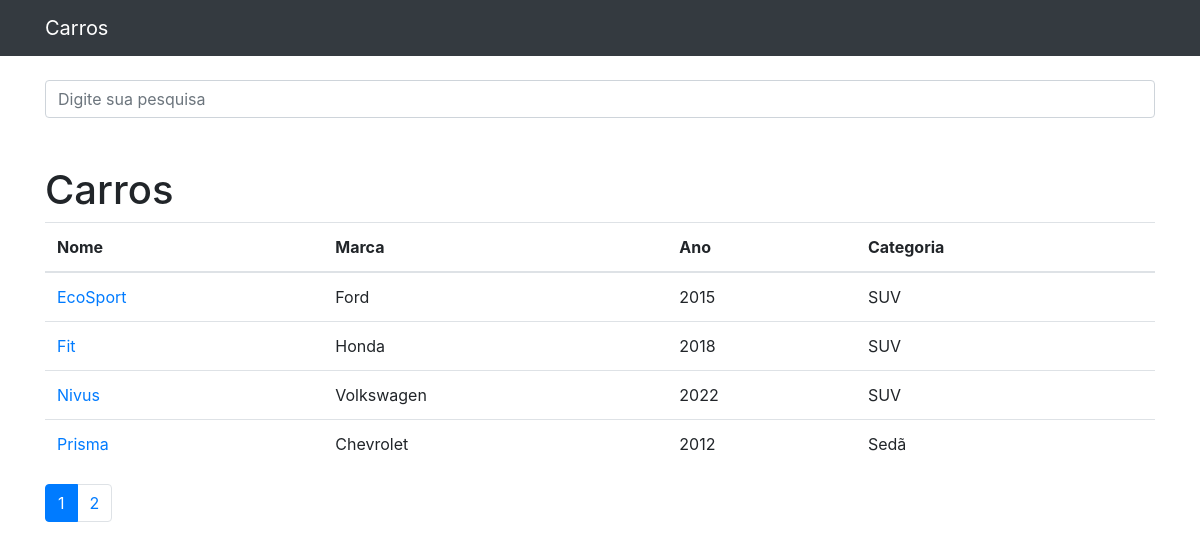
The page / on the database its author committed.
### carro/models.py (models this page shows, shortened)
class Carro(models.Model):
    nome = models.CharField(max_length=255)
    marca = models.CharField(max_length=255)
    ano = models.CharField(max_length=4)
    categoria = models.ForeignKey(Categoria, on_delete=models.DO_NOTHING)

class Categoria(models.Model):
    categoria = models.CharField(max_length=50)
    def __str__(self):
        return self.categoria

### carro/views.py (the view)
# urls.py: path('', views.index, name='index'),
def index(request):
    carros = Carro.objects.order_by('nome')
    paginator = Paginator(carros, 4) # Ele recebe o dicionario carros e faz uma paginação de 4 em 4 itens
    page = request.GET.get('p')
    carros = paginator.get_page(page)
    return render(request, 'carro/index.html', {
        'carros': carros
    })

### carro/templates/carro/index.html
{% extends 'carro/base.html' %}
{% block 'conteudo' %}
<h1 class="mt-5">Carros</h1>
        <table class="table">
          <thead>
            <tr>
              <th>Nome</th>
              <th>Marca</th>
              <th>Ano</th>
              <th>Categoria</th>
            </tr>
          </thead>
          <tbody>
            {% for carro in carros %}
              <tr>
                <td>
                  <a href="{% url 'detalhes' carro.id %}">{{carro.nome}}</a>
                </td>
                <td>{{carro.marca}}</td>
                <td>{{carro.ano}}</td>
                <td>{{carro.categoria}}</td>
            </tr>
            {% endfor %}
          </tbody>
        </table>
        <nav aria-label="Page navigation example">
          <ul class="pagination">
            {% for pagina in carros.paginator.page_range %}
            {% if carros.number == pagina %}
            <li class="page-item active">
            <a class="page-link" href="?p={{ pagina }}">{{pagina}}</a>
            </li>
            {% else %}
            <li class="page-item">
            <a class="page-link" href="?p={{ pagina }}">{{pagina}}</a>
            </li>
            {% endif %}
            {% endfor %}
          </ul>
        </nav>
{%endblock%}

### templates/carro/base.html (shortened to what this page needs)
{% load static %}
<!DOCTYPE html>
<html lang="pt">
<head>
  {% include 'parciais/_head.html' %}
</head>
<body>
  {% include 'parciais/_nav.html' %}
  <div class="container">
    <div class="row">
      <div class="col-lg-12">
        <br>
        {% if not 'account' in request.path %}
        <form method="get" action="{% url 'busca' %}">
          <div class="form-group row">
            <div class="col-12">
              <input class="form-control" type="search" value="" id="search-input" placeholder="Digite sua pesquisa"
                name="termo">
              {% endif %}
              {% block 'conteudo' %}
              {% endblock %}
            </div>
          </div>
      </div>
</body>
</html>

### templates/parciais/_head.html (shortened to what this page needs)
{% load static %}
<link href=" {% static 'vendor/bootstrap/css/bootstrap.min.css' %}" rel="stylesheet">

### templates/parciais/_nav.html (shortened to what this page needs)
<nav class="navbar navbar-expand-lg navbar-dark bg-dark static-top">
    <div class="container">
      <a class="navbar-brand" href="{% url 'index'%}">Carros</a>
    </div>
  </nav>

### rows shown on the page
Carro: nome "EcoSport", marca "Ford", ano "2015", categoria "SUV"
Carro: nome "Fit", marca "Honda", ano "2018", categoria "SUV"
Carro: nome "Nivus", marca "Volkswagen", ano "2022", categoria "SUV"
Carro: nome "Prisma", marca "Chevrolet", ano "2012", categoria "Sedã"

### other values the page prints
{{ pagina }} "1"
{{ pagina }} "2"
